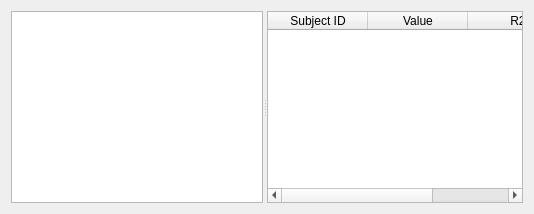
       <widget class="QWidget" name="tab_4">
        <attribute name="title">
         <string>Subject Data</string>
        </attribute>
        <layout class="QVBoxLayout" name="verticalLayout_6">
         <item>
          <widget class="QSplitter" name="splitter">
           <property name="orientation">
            <enum>Qt::Horizontal</enum>
           </property>
           <widget class="QGraphicsView" name="vbc_view"/>
           <widget class="QTableWidget" name="subject_list">
            <property name="sizePolicy">
             <sizepolicy hsizetype="Minimum" vsizetype="Expanding">
              <horstretch>0</horstretch>
              <verstretch>0</verstretch>
             </sizepolicy>
            </property>
            <property name="selectionMode">
             <enum>QAbstractItemView::SingleSelection</enum>
            </property>
            <property name="selectionBehavior">
             <enum>QAbstractItemView::SelectRows</enum>
            </property>
            <column>
             <property name="text">
              <string>Subject ID</string>
             </property>
            </column>
            <column>
             <property name="text">
              <string>Value</string>
             </property>
            </column>
            <column>
             <property name="text">
              <string>R2</string>
             </property>
            </column>
           </widget>
          </widget>
         </item>
        </layout>
       </widget>
